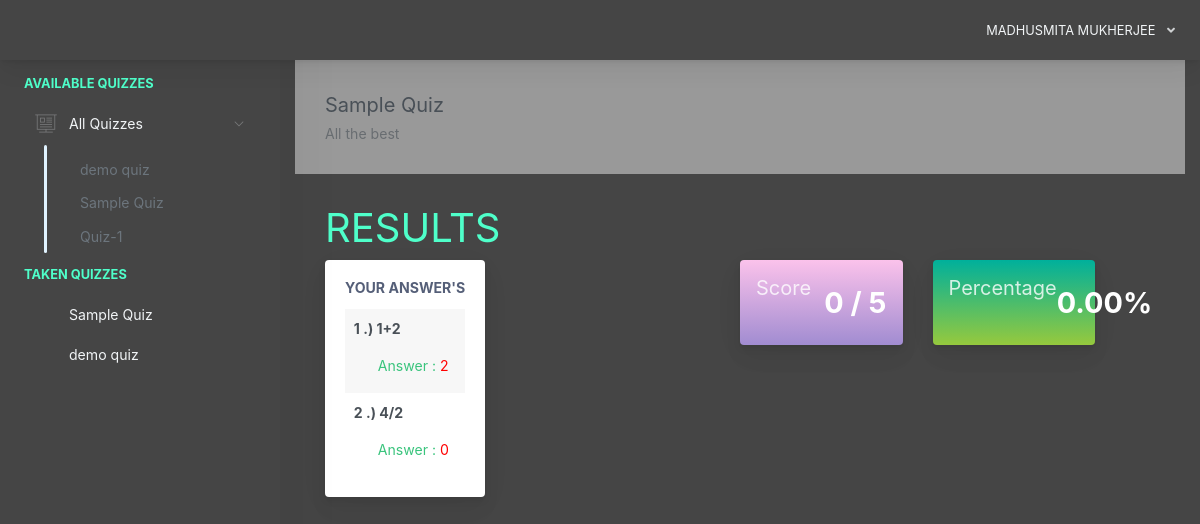
Screenshot of /Quiz/home.php?page=result&id=25 (signed in) with the database file from the repository.
### tables this page shows
CREATE TABLE `examinee_tbl` (
  `exmne_id` int(11) NOT NULL,
  `exmne_fullname` varchar(1000) NOT NULL,
  `exmne_course` varchar(1000) NOT NULL,
  `exmne_gender` varchar(1000) NOT NULL,
  `exmne_birthdate` varchar(1000) NOT NULL,
  `exmne_year_level` varchar(1000) NOT NULL,
  `exmne_email` varchar(1000) NOT NULL,
  `exmne_password` varchar(1000) NOT NULL,
  `exmne_status` varchar(1000) NOT NULL DEFAULT 'active'
);

CREATE TABLE `exam_tbl` (
  `ex_id` int(11) NOT NULL,
  `cou_id` int(11) NOT NULL,
  `ex_title` varchar(1000) NOT NULL,
  `ex_time_limit` varchar(1000) NOT NULL,
  `ex_questlimit_display` int(11) NOT NULL,
  `ex_description` varchar(1000) NOT NULL,
  `ex_created` timestamp NOT NULL DEFAULT current_timestamp() ON UPDATE current_timestamp()
);

CREATE TABLE `exam_question_tbl` (
  `eqt_id` int(11) NOT NULL,
  `exam_id` int(11) NOT NULL,
  `exam_question` varchar(1000) NOT NULL,
  `exam_ch1` varchar(1000) NOT NULL,
  `exam_ch2` varchar(1000) NOT NULL,
  `exam_ch3` varchar(1000) NOT NULL,
  `exam_ch4` varchar(1000) NOT NULL,
  `exam_answer` varchar(1000) NOT NULL,
  `exam_status` varchar(1000) NOT NULL DEFAULT 'active'
);

CREATE TABLE `exam_answers` (
  `exans_id` int(11) NOT NULL,
  `axmne_id` int(11) NOT NULL,
  `exam_id` int(11) NOT NULL,
  `quest_id` int(11) NOT NULL,
  `exans_answer` varchar(1000) NOT NULL,
  `exans_status` varchar(1000) NOT NULL DEFAULT 'new',
  `exans_created` timestamp NOT NULL DEFAULT current_timestamp() ON UPDATE current_timestamp()
);

### Quiz/query/selectData.php (called while the page is built)
<?php
$exmneId = $_SESSION['examineeSession']['exmne_id'];
$selExmneeData = $conn->query("SELECT * FROM examinee_tbl WHERE exmne_id='$exmneId' ")->fetch(PDO::FETCH_ASSOC);
$exmneCourse =  $selExmneeData['exmne_course'];
$selExam = $conn->query("SELECT * FROM exam_tbl WHERE cou_id='$exmneCourse' ORDER BY ex_id DESC ");
 ?>

### Quiz/pages/result.php (the view)
 <?php
    $examId = $_GET['id'];
    $selExam = $conn->query("SELECT * FROM exam_tbl WHERE ex_id='$examId' ")->fetch(PDO::FETCH_ASSOC);
 ?>
<div class="app-main__outer">
<div class="app-main__inner">
    <div id="refreshData">
    <div class="col-md-12">
        <div class="app-page-title">
            <div class="page-title-wrapper">
                <div class="page-title-heading">
                    <div>
                        <?php echo $selExam['ex_title']; ?>
                          <div class="page-title-subheading">
                            <?php echo $selExam['ex_description']; ?>
                          </div>
                    </div>
                </div>
            </div>
        </div>
        <div class="row col-md-12">
        	<h1 style="color: #4FFFCA;">RESULTS</h1>
        </div>
        <div class="row col-md-6 float-left">
        	<div class="main-card mb-3 card">
                <div class="card-body">
                	<h5 class="card-title">Your Answer's</h5>
        			<table class="align-middle mb-0 table table-borderless table-striped table-hover" id="tableList">
                    <?php
                    	$selQuest = $conn->query("SELECT * FROM exam_question_tbl eqt INNER JOIN exam_answers ea ON eqt.eqt_id = ea.quest_id WHERE eqt.exam_id='$examId' AND ea.axmne_id='$exmneId' AND ea.exans_status='new' ");
                    	$i = 1;
                    	while ($selQuestRow = $selQuest->fetch(PDO::FETCH_ASSOC)) { ?>
                    		<tr>
                    			<td>
                    				<b><p><?php echo $i++; ?> .) <?php echo $selQuestRow['exam_question']; ?></p></b>
                    				<label class="pl-4 text-success">
                    					Answer :
                    					<?php
                    						if($selQuestRow['exam_answer'] != $selQuestRow['exans_answer'])
                    						{ ?>
                    							<span style="color:red"><?php echo $selQuestRow['exans_answer']; ?></span>
                    						<?PHP }
                    						else
                    						{ ?>
                    							<span class="text-success"><?php echo $selQuestRow['exans_answer']; ?></span>
                    						<?php }
                    					 ?>
                    				</label>
                    			</td>
                    		</tr>
                    	<?php }
                     ?>
	                 </table>
                </div>
            </div>
        </div>
        <div class="col-md-6 float-left">
        	<div class="col-md-6 float-left">
        	<div class="card mb-3 widget-content bg-night-fade">
                <div class="widget-content-wrapper text-white">
                    <div class="widget-content-left">
                        <div class="widget-heading"><h5>Score</h5></div>
                        <div class="widget-subheading" style="color: transparent;">/</div>
                    </div>
                    <div class="widget-content-right">
                        <div class="widget-numbers text-white">
                            <?php
                                $selScore = $conn->query("SELECT * FROM exam_question_tbl eqt INNER JOIN exam_answers ea ON eqt.eqt_id = ea.quest_id AND eqt.exam_answer = ea.exans_answer  WHERE ea.axmne_id='$exmneId' AND ea.exam_id='$examId' AND ea.exans_status='new' ");
                            ?>
                            <span>
                                <?php echo $selScore->rowCount(); ?>
                                <?php
                                    $over  = $selExam['ex_questlimit_display'];
                                 ?>
                            </span> / <?php echo $over; ?>
                        </div>
                    </div>
                </div>
            </div>
        	</div>
            <div class="col-md-6 float-left">
            <div class="card mb-3 widget-content bg-happy-green">
                <div class="widget-content-wrapper text-white">
                    <div class="widget-content-left">
                        <div class="widget-heading"><h5>Percentage</h5></div>
                        <div class="widget-subheading" style="color: transparent;">/</div>
                        </div>
                        <div class="widget-content-right">
                        <div class="widget-numbers text-white">
                            <?php
                                $selScore = $conn->query("SELECT * FROM exam_question_tbl eqt INNER JOIN exam_answers ea ON eqt.eqt_id = ea.quest_id AND eqt.exam_answer = ea.exans_answer  WHERE ea.axmne_id='$exmneId' AND ea.exam_id='$examId' AND ea.exans_status='new' ");
                            ?>
                            <span>
                                <?php
                                    $score = $selScore->rowCount();
                                    $ans = $score / $over * 100;
                                    echo number_format($ans,2);
                                    echo "%";
                                 ?>
                            </span>
                        </div>
                    </div>
                </div>
            </div>
            </div>
        </div>
    </div>
    </div>
</div>

### Quiz/includes/header.php (shortened to what this page needs)
<?php
  include("conn.php");
  include("query/selectData.php");
 ?>
<!doctype html>
<html lang="en">
<head>
    <link href="./main.css" rel="stylesheet">
    <link href="css/sweetalert.css" rel="stylesheet">
</head>
<body id="body">
    <div class="app-container app-theme-white body-tabs-shadow fixed-sidebar fixed-header">
        <div class="app-header header-shadow">
            <div class="app-header__content">
                <div class="app-header-right">
                    <div class="header-btn-lg pr-0">
                        <div class="widget-content p-0">
                            <div class="widget-content-wrapper">
                                <div class="widget-content-left">
                                    <div class="btn-group">
                                        <a data-toggle="dropdown" aria-haspopup="true" aria-expanded="false" class="p-0 btn" style="color: #f1f4f6;">
                                            <?php
                                                echo strtoupper($selExmneeData['exmne_fullname']);
                                             ?>
                                            <i class="fa fa-angle-down ml-2 opacity-8"></i>
                                        </a>
                                    </div>
                                </div>
                            </div>
                        </div>
                    </div>        </div>
            </div>
        </div>

### Quiz/includes/sidebar.php (shortened to what this page needs)
<div class="app-sidebar sidebar-shadow">
        <div class="scrollbar-sidebar">
        <div class="app-sidebar__inner">
            <ul class="vertical-nav-menu">
                <li class="app-sidebar__heading" style="color: #4FFFCA;">AVAILABLE QUIZZES</li>
                <li>
                <a href="#">
                     <i class="metismenu-icon pe-7s-display2"></i>
                     All Quizzes
                    <i class="metismenu-state-icon pe-7s-angle-down caret-left"></i>
                </a>
                <ul style="color: #f1f4f6;">
                    <?php
                        if($selExam->rowCount() > 0)
                        {
                            while ($selExamRow = $selExam->fetch(PDO::FETCH_ASSOC)) { ?>
                                 <li>
                                 <a href="#" id="startQuiz" data-id="<?php echo $selExamRow['ex_id']; ?>"  >
                                    <?php
                                        $lenthOfTxt = strlen($selExamRow['ex_title']);
                                        if($lenthOfTxt >= 23)
                                        { ?>
                                            <?php echo substr($selExamRow['ex_title'], 0, 20);?>.....
                                        <?php }
                                        else
                                        {
                                            echo $selExamRow['ex_title'];
                                        }
                                     ?>
                                 </a>
                                 </li>
                            <?php }
                        }
                        else
                        { ?>
                            <a href="#">
                                <i class="metismenu-icon"></i>No Quizzes @ the moment
                            </a>
                        <?php }
                     ?>
                </ul>
                </li>
                 <li class="app-sidebar__heading" style="color: #4FFFCA;">TAKEN Quizzes</li>
                <li style="color: #f1f4f6;">
                  <?php
                    $selTakenExam = $conn->query("SELECT * FROM exam_tbl et INNER JOIN exam_attempt ea ON et.ex_id = ea.exam_id WHERE exmne_id='$exmneId' ORDER BY ea.examat_id  ");
                    if($selTakenExam->rowCount() > 0)
                    {
                        while ($selTakenExamRow = $selTakenExam->fetch(PDO::FETCH_ASSOC)) { ?>
                            <a href="home.php?page=result&id=<?php echo $selTakenExamRow['ex_id']; ?>" >
                                <?php echo $selTakenExamRow['ex_title']; ?>
                            </a>
                        <?php }
                    }
                    else
                    { ?>
                        <a href="#" class="pl-3">You are not taking quiz yet</a>
                    <?php }
                   ?>
                </li>
            </ul>
        </div>
    </div>
</div>

### rows the page displays
examinee_tbl: exmne_fullname "MADHUSMITA MUKHERJEE"
exam_tbl: ex_title "demo quiz"
exam_tbl: ex_title "Sample Quiz", ex_description "All the best", ex_questlimit_display "5", ex_questlimit_display "0.00"
exam_tbl: ex_title "Quiz-1"
exam_question_tbl: exam_question "1+2", exam_answers.exans_answer "2"
exam_question_tbl: exam_question "4/2", exam_answers.exans_answer "0"

### other values shown
$selScore->rowCount() "0"
